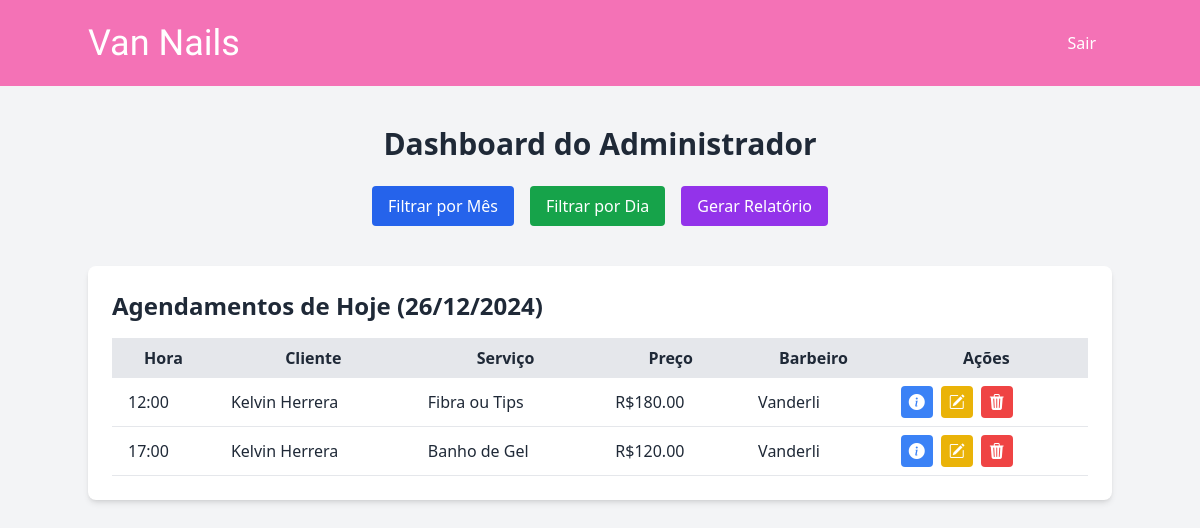
The page /admin/dashboard?view=day (signed in) on the database its author committed.
### app.py (models this page shows)
class Appointment(db.Model):
    id = db.Column(db.Integer, primary_key=True)
    user_id = db.Column(db.Integer, db.ForeignKey('user.id'), nullable=False)
    date = db.Column(db.Date, nullable=False)
    time = db.Column(db.Time, nullable=False)
    user = db.relationship('User', backref='appointments')
    service_type = db.Column(db.String(100), nullable=False)  # Tipo de serviço
    price = db.Column(db.Float, nullable=False)  # Preço do serviço
    barber = db.Column(db.String(50), nullable=False)
    user = db.relationship('User', backref=db.backref('appointments', lazy=True))
    __table_args__ = (
        db.UniqueConstraint('date', 'time', 'barber',name='unique_appointment'),
    )

class User(db.Model):
    id = db.Column(db.Integer, primary_key=True)
    name = db.Column(db.String(80), nullable=False)
    email = db.Column(db.String(120), unique=True, nullable=False)
    phone = db.Column(db.String(15), nullable=False)
    password = db.Column(db.String(200), nullable=False)
    is_admin = db.Column(db.Boolean, default=False)

### app.py (the view)
@app.route("/admin/dashboard")
@login_required
def admin_dashboard():
    user_id = session['user_id']
    user = User.query.get(user_id)
    if not user.is_admin:
        flash("Acesso negado. Apenas administradores podem acessar esta página.", "error")
        return redirect(url_for("home"))
    today = date.today()
    appointments = Appointment.query.order_by(Appointment.date, Appointment.time).all()
    appointments_today = []
    appointments_by_day = defaultdict(list)
    appointments_by_month = defaultdict(list)
    for appointment in appointments:
        if appointment.date == today:
            appointments_today.append(appointment)
        day = appointment.date.strftime('%d/%m/%Y')
        appointments_by_day[day].append(appointment)
        month = appointment.date.strftime('%B %Y')
        appointments_by_month[month].append(appointment)
    return render_template(
        "admin_dashboard.html",
        appointments_today=appointments_today,
        appointments_by_month=appointments_by_month,
        appointments_by_day=appointments_by_day,
        view_mode=request.args.get('view', 'month'),  # Padrão: 'month'
        today=today  # Adicionando o dia atual
    )

### app.py (called while the page is built)
def login_required(f):
    @wraps(f)
    def decorated_function(*args, **kwargs):
        if 'user_id' not in session:
            flash("Por favor, faça login para acessar a agenda.")
            return redirect(url_for('login'))
        return f(*args, **kwargs)
    return decorated_function

### templates/admin_dashboard.html (shortened to what this page needs)
<!DOCTYPE html>
<html lang="en">
<head>
    <script src="https://cdn.tailwindcss.com"></script>
    <link rel="stylesheet" href="https://cdn.jsdelivr.net/npm/bootstrap-icons@1.11.3/font/bootstrap-icons.min.css">
</head>
<body class="bg-gray-100 text-gray-800">
    <nav class="bg-pink-400 text-white">
        <div class="container mx-auto flex justify-between items-center py-4">
        <a href="{{ url_for('admin_dashboard') }}" class="flex items-center">
            <p class="logo">Van Nails</p>
        </a>
            <a href="{{ url_for('logout') }}" class="bg-white-600 py-2 px-4 rounded hover:bg-red-700">
                Sair
            </a>
        </div>
    </nav>
    <div class="container mx-auto mt-10">
        <h2 class="text-3xl font-bold text-center">Dashboard do Administrador</h2>
        <div class="flex justify-center space-x-4 mt-6">
            <a href="?view=month" class="bg-blue-600 text-white py-2 px-4 rounded hover:bg-blue-700">
                Filtrar por Mês
            </a>
            <a href="?view=day" class="bg-green-600 text-white py-2 px-4 rounded hover:bg-green-700">
                Filtrar por Dia
            </a>
            <a href="{{ url_for('relatorio_page') }}" class="bg-purple-600 text-white py-2 px-4 rounded hover:bg-purple-700">
                Gerar Relatório
            </a>
        </div>
{% if appointments_today %}
<div class="mt-10 bg-white p-6 rounded-lg shadow-md">
    <h3 class="text-2xl font-bold text-gray-800">Agendamentos de Hoje ({{ today.strftime('%d/%m/%Y') }})</h3>
    <div class="overflow-x-auto">
        <table class="table-auto w-full mt-4">
            <thead>
                <tr class="bg-gray-200">
                    <th class="px-4 py-2">Hora</th>
                    <th class="px-4 py-2">Cliente</th>
                    <th class="px-4 py-2">Serviço</th>
                    <th class="px-4 py-2">Preço</th>
                    <th class="px-4 py-2">Barbeiro</th>
                    <th class="px-4 py-2">Ações</th>
                </tr>
            </thead>
            <tbody>
                {% for appointment in appointments_today %}
                <tr class="border-b">
                    <td class="px-4 py-2">{{ appointment.time.strftime('%H:%M') }}</td>
                    <td class="px-4 py-2">{{ appointment.user.name }}</td>
                    <td class="px-4 py-2">{{ appointment.service_type }}</td>
                    <td class="px-4 py-2">R${{ '%.2f' | format(appointment.price) }}</td>
                    <td class="px-4 py-2">{{ appointment.barber }}</td>
                    <td class="px-4 py-2 flex space-x-2">
                        <button onclick="openModal('{{ appointment.user.name }}', '{{ appointment.user.email }}', '{{ appointment.user.phone }}')"
                                class="bg-blue-500 text-white px-2 py-1 rounded hover:bg-blue-600">
                            <i class="bi bi-info-circle-fill"></i>
                        </button>
                        <a href="{{ url_for('editar_agendamento', appointment_id=appointment.id) }}"
                           class="bg-yellow-500 text-white px-2 py-1 rounded hover:bg-yellow-600">
                           <i class="bi bi-pencil-square"></i>
                        </a>
                        <a href="{{ url_for('deletar_agendamento', appointment_id=appointment.id) }}"
                           onclick="return confirm('Tem certeza que deseja deletar este agendamento?')"
                           class="bg-red-500 text-white px-2 py-1 rounded hover:bg-red-600">
                           <i class="bi bi-trash3-fill"></i>
                        </a>
                    </td>
                </tr>
                {% endfor %}
            </tbody>
        </table>
    </div>
</div>
{% endif %}
    </div>
</body>
</html>

### templates/admin_dashboard.html (style rules this page uses)
.logo { font-family: "Imperial Script", serif; font-style: normal; font-size: 36px; font-weight: 200; }

### rows shown on the page
Appointment: time "12:00", user.name "Kelvin Herrera", service_type "Fibra ou Tips", price "180.00", barber "Vanderli"
Appointment: time "17:00", user.name "Kelvin Herrera", service_type "Banho de Gel", price "120.00", barber "Vanderli"

### other values the page prints
{{ today.strftime('%d/%m/%Y') }} "26/12/2024"
